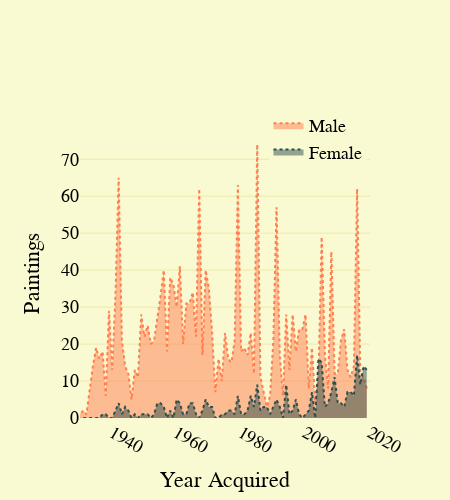

Source (notebook cell):
### Code cell
df = pd.read_csv('painting_obtained_year_gender.csv')
df_m = df[df['Gender']=='Male']
df_fm = df[df['Gender']=='Female']

traces = []
traces.append(
    go.Scatter(x=df_m['ObtainedYear'],y=df_m['count'], mode='lines', line = dict(
                            color='Coral',dash='dot',width=2
                        ), 
                        showlegend=True, name = "Male",fill='tozeroy'
                )
    )

traces.append(
    go.Scatter(x=df_fm['ObtainedYear'],y=df_fm['count'], mode='lines', line = dict(
                            color='DarkSlateGray',dash='dot',width=2
                        ), showlegend=True, name = "Female",fill='tozeroy'
                )
    )
layout = dict(
            title="", 
            yaxis_title= "Paintings", 
            xaxis_title= "Year Acquired",
            xaxis= { "fixedrange": True, 'nticks': 10,'gridcolor':'lightgrey',"range":[1930,2020],'zeroline':False, 'showgrid':False,'tickangle':30 },
            yaxis= {"fixedrange": True, 'gridcolor':'PaleGoldenRod','zeroline':False},
            paper_bgcolor='LightGoldenRodYellow',
            plot_bgcolor='LightGoldenRodYellow', 
            font= {'color': 'black', 'family':font_used,'size':18}, margin= {'b': 50, 't': 130}, 
                        legend= {'x':0.65,'y':1.08,},
            width=450,height=500,
)
painting_gender_chart = go.Figure(data=traces,
    layout=layout,
)
painting_gender_chart.show()
painting_gender_chart.write_image("../../Google Drive/MoMA_extracts/painting_gender_year.pdf")

### Figure 1 — Plotly figure (JSON) as saved in the notebook; plotly's stock layout.template omitted (floating-point values rounded to 4 significant figures)
{"data": [{"fill": "tozeroy", "line": {"color": "Coral", "dash": "dot", "width": 2}, "mode": "lines", "name": "Male", "showlegend": true, "type": "scatter", "x": [2019, 2018, 2017, 2016, 2015, 2014, 2013, 2012, 2011, 2010, 2009, 2008, 2007, 2006, 2005, 2004, 2003, 2002, 2001, 2000, 1999, 1998, 1997, 1996, 1995, 1994, 1993, 1992, 1991, 1990, 1989, 1988, 1987, 1986, 1985, 1984, 1983, 1982, 1981, 1980, 1979, 1978, 1977, 1976, 1975, 1974, 1973, 1972, 1971, 1970, 1969, 1968, 1967, 1966, 1965, 1964, 1963, 1962, 1961, 1960, 1959, 1958, 1957, 1956, 1955, 1954, 1953, 1952, 1951, 1950, 1949, 1948, 1947, 1946, 1945, 1944, 1943, 1942, 1941, 1940, 1939, 1938, 1937, 1936, 1935, 1934, 1932, 1931, 1930], "y": [8, 11, 12, 62, 14, 11, 13, 24, 21, 12, 12, 45, 8, 17, 49, 11, 4, 19, 8, 28, 24, 24, 18, 28, 13, 28, 6, 17, 57, 21, 6, 3, 7, 11, 74, 12, 23, 17, 19, 18, 63, 21, 15, 16, 23, 10, 16, 7, 23, 35, 40, 17, 62, 22, 34, 31, 31, 20, 41, 30, 36, 38, 18, 40, 33, 27, 21, 20, 25, 22, 28, 11, 13, 5, 12, 14, 21, 65, 33, 13, 29, 6, 18, 16, 19, 14, 1, 2, 1]}, {"fill": "tozeroy", "line": {"color": "DarkSlateGray", "dash": "dot", "width": 2}, "mode": "lines", "name": "Female", "showlegend": true, "type": "scatter", "x": [2019, 2018, 2017, 2016, 2015, 2014, 2013, 2012, 2011, 2010, 2009, 2008, 2007, 2006, 2005, 2004, 2003, 2002, 2001, 2000, 1999, 1998, 1997, 1996, 1995, 1994, 1993, 1992, 1991, 1990, 1989, 1988, 1987, 1986, 1985, 1984, 1983, 1982, 1981, 1980, 1979, 1978, 1977, 1976, 1975, 1974, 1973, 1972, 1971, 1970, 1969, 1968, 1967, 1966, 1965, 1964, 1963, 1962, 1961, 1960, 1959, 1958, 1957, 1956, 1955, 1954, 1953, 1952, 1951, 1950, 1949, 1948, 1947, 1946, 1945, 1944, 1943, 1942, 1941, 1940, 1939, 1938, 1937, 1936, 1935, 1934, 1932, 1931, 1930], "y": [13, 14, 9, 17, 6, 7, 7, 3, 4, 4, 11, 7, 4, 3, 15, 16, 0, 7, 2, 1, 0, 1, 5, 2, 1, 9, 0, 3, 5, 3, 1, 3, 3, 2, 9, 3, 6, 2, 1, 1, 6, 1, 2, 2, 1, 1, 0, 0, 3, 3, 5, 2, 0, 1, 4, 4, 1, 1, 4, 5, 0, 2, 0, 3, 4, 4, 1, 0, 1, 1, 1, 0, 1, 0, 2, 3, 1, 4, 2, 0, 0, 1, 1, 0, 0, 0, 0, 0, 0]}], "layout": {"font": {"color": "black", "family": "Gill Sans", "size": 18}, "height": 500, "legend": {"x": 0.65, "y": 1.08}, "margin": {"b": 50, "t": 130}, "paper_bgcolor": "LightGoldenRodYellow", "plot_bgcolor": "LightGoldenRodYellow", "title": {"text": ""}, "width": 450, "xaxis": {"fixedrange": true, "gridcolor": "lightgrey", "nticks": 8, "range": [1930, 2020], "showgrid": false, "tickangle": 30, "title": {"text": "Year Acquired"}, "zeroline": false}, "yaxis": {"fixedrange": true, "gridcolor": "PaleGoldenRod", "title": {"text": "Paintings"}, "zeroline": false}}}
